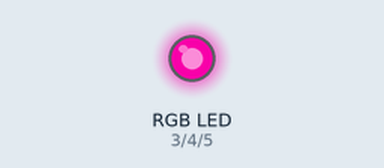
This sketch was run on a simulated Arduino Uno, built with avr-gcc and run on an emulated ATmega328P. Parts: an RGB LED mixed from three pins (HIGH = lit). Dim RGB values are drawn brighter than linear; random numbers use the default seed unless the sketch sets one.

Above: at 0.1 s.
At 5.1 s:
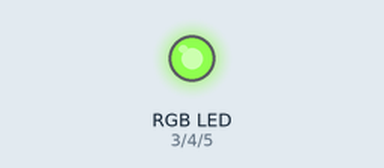
At 10.1 s:
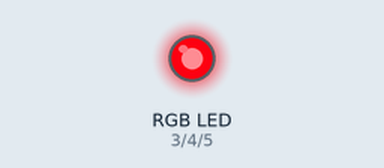
At 19.1 s:
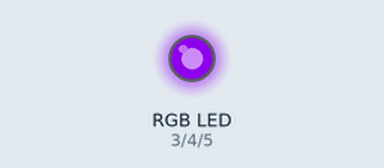
At 28.1 s:
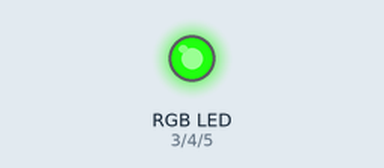
At 38.1 s:
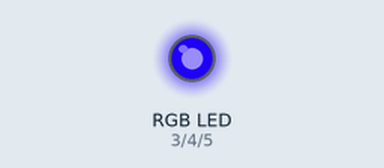
Timing chart, 0 to 40.0 s (numbered marks = the images above):
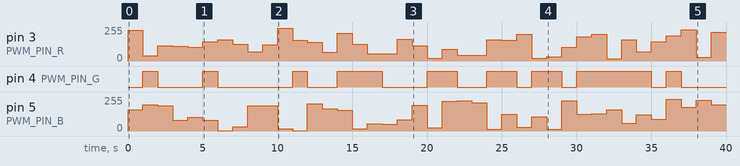

The sketch:

PWM_RGB_LED.ino
```cpp
#define PWM_PIN_R 3
#define PWM_PIN_G 4
#define PWM_PIN_B 5

int randNumber_R;
int randNumber_G;
int randNumber_B;

void setup() {
  pinMode(PWM_PIN_R, OUTPUT);
  pinMode(PWM_PIN_G, OUTPUT);
  pinMode(PWM_PIN_B, OUTPUT);
}

void loop() {
  randNumber_R = random(255);
  randNumber_G = random(255);
  randNumber_B = random(255);
  analogWrite(PWM_PIN_R, randNumber_R);
  analogWrite(PWM_PIN_G, randNumber_G);
  analogWrite(PWM_PIN_B, randNumber_B);
  delay(1000);
}
```

Measured:
- by itself, pin 4 (PWM_PIN_G): LOW → HIGH at 1.0 s, → LOW 1.0 s later, → HIGH 3.0 s later, → LOW 1.0 s later, … (18 changes in this stretch)
- by itself, pin 5 (PWM_PIN_B): 0/255 → 158/255 at 0.00 s, → 197/255 1.0 s later, → 188/255 1.0 s later, → 80/255 1.0 s later, … (40 changes in this stretch)
